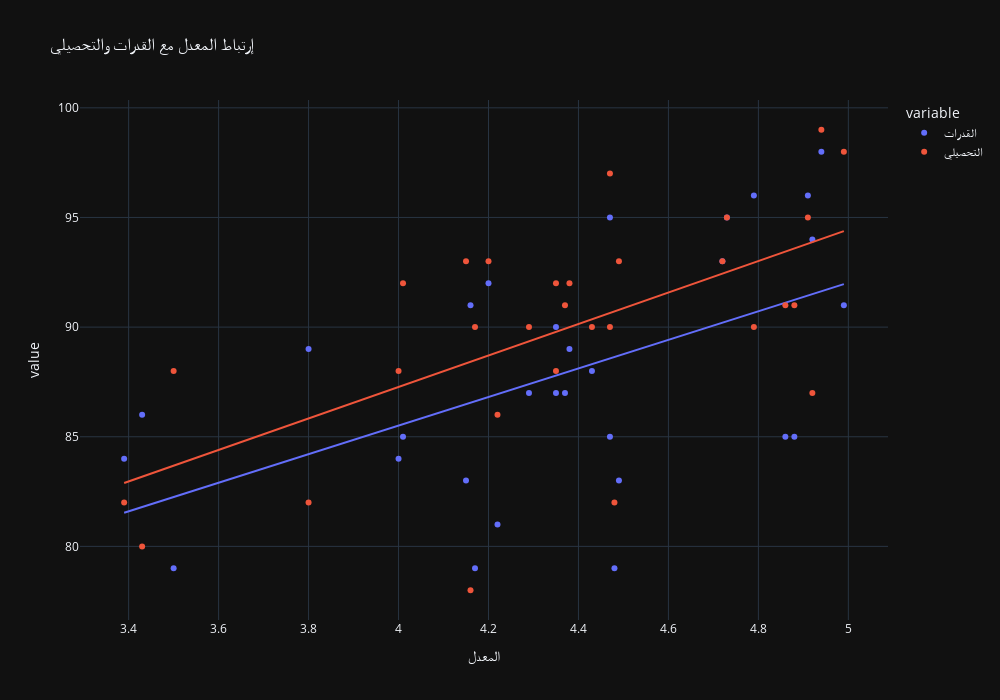

Source (notebook cell):
### Code cell
temp = df[["القدرات", "التحصيلي"]].copy()
temp.index = df["المعدل"]
px.scatter(temp, trendline="ols", width=1000, height=700, title="إرتباط المعدل مع القدرات والتحصيلي")

### Figure 1 — Plotly figure (JSON) as saved in the notebook; plotly's stock layout.template omitted (floating-point values rounded to 4 significant figures)
{"data": [{"hovertemplate": "variable=القدرات<br>المعدل=%{x}<br>value=%{y}<extra></extra>", "legendgroup": "القدرات", "marker": {"color": "#636efa", "symbol": "circle"}, "mode": "markers", "name": "القدرات", "orientation": "v", "showlegend": true, "type": "scatter", "x": [4.88, 4.99, 4.73, 4.91, 3.5, 4.38, 4.79, 4.35, 4.48, 4.2, 4.16, 4.37, 4.72, 3.39, 4.15, 3.8, 4.47, 4.43, 4.22, 4.29, 4.35, 3.43, 4.47, 4.49, 4.92, 4.17, 4.01, 4, 4.86, 4.94], "xaxis": "x", "y": [85, 91, 95, 96, 79, 89, 96, 87, 79, 92, 91, 87, 93, 84, 83, 89, 85, 88, 81, 87, 90, 86, 95, 83, 94, 79, 85, 84, 85, 98], "yaxis": "y"}, {"hovertemplate": "<b>OLS trendline</b><br>value = 6.51821 * المعدل + 59.4364<br>R<sup>2</sup>=0.285288<br><br>variable=القدرات<br>المعدل=%{x}<br>value=%{y} <b>(trend)</b><extra></extra>", "legendgroup": "القدرات", "marker": {"color": "#636efa", "symbol": "circle"}, "mode": "lines", "name": "القدرات", "showlegend": false, "type": "scatter", "x": [3.39, 3.43, 3.5, 3.8, 4, 4.01, 4.15, 4.16, 4.17, 4.2, 4.22, 4.29, 4.35, 4.35, 4.37, 4.38, 4.43, 4.47, 4.47, 4.48, 4.49, 4.72, 4.73, 4.79, 4.86, 4.88, 4.91, 4.92, 4.94, 4.99], "xaxis": "x", "y": [81.53, 81.79, 82.25, 84.21, 85.51, 85.57, 86.49, 86.55, 86.62, 86.81, 86.94, 87.4, 87.79, 87.79, 87.92, 87.99, 88.31, 88.57, 88.57, 88.64, 88.7, 90.2, 90.27, 90.66, 91.11, 91.25, 91.44, 91.51, 91.64, 91.96], "yaxis": "y"}, {"hovertemplate": "variable=التحصيلي<br>المعدل=%{x}<br>value=%{y}<extra></extra>", "legendgroup": "التحصيلي", "marker": {"color": "#EF553B", "symbol": "circle"}, "mode": "markers", "name": "التحصيلي", "orientation": "v", "showlegend": true, "type": "scatter", "x": [4.88, 4.99, 4.73, 4.91, 3.5, 4.38, 4.79, 4.35, 4.48, 4.2, 4.16, 4.37, 4.72, 3.39, 4.15, 3.8, 4.47, 4.43, 4.22, 4.29, 4.35, 3.43, 4.47, 4.49, 4.92, 4.17, 4.01, 4, 4.86, 4.94], "xaxis": "x", "y": [91, 98, 95, 95, 88, 92, 90, 88, 82, 93, 78, 91, 93, 82, 93, 82, 97, 90, 86, 90, 92, 80, 90, 93, 87, 90, 92, 88, 91, 99], "yaxis": "y"}, {"hovertemplate": "<b>OLS trendline</b><br>value = 7.18034 * المعدل + 58.5484<br>R<sup>2</sup>=0.380473<br><br>variable=التحصيلي<br>المعدل=%{x}<br>value=%{y} <b>(trend)</b><extra></extra>", "legendgroup": "التحصيلي", "marker": {"color": "#EF553B", "symbol": "circle"}, "mode": "lines", "name": "التحصيلي", "showlegend": false, "type": "scatter", "x": [3.39, 3.43, 3.5, 3.8, 4, 4.01, 4.15, 4.16, 4.17, 4.2, 4.22, 4.29, 4.35, 4.35, 4.37, 4.38, 4.43, 4.47, 4.47, 4.48, 4.49, 4.72, 4.73, 4.79, 4.86, 4.88, 4.91, 4.92, 4.94, 4.99], "xaxis": "x", "y": [82.89, 83.18, 83.68, 85.83, 87.27, 87.34, 88.35, 88.42, 88.49, 88.71, 88.85, 89.35, 89.78, 89.78, 89.93, 90.0, 90.36, 90.64, 90.64, 90.72, 90.79, 92.44, 92.51, 92.94, 93.44, 93.59, 93.8, 93.88, 94.02, 94.38], "yaxis": "y"}], "layout": {"height": 700, "legend": {"title": {"text": "variable"}, "tracegroupgap": 0}, "title": {"text": "إرتباط المعدل مع القدرات والتحصيلي"}, "width": 1000, "xaxis": {"anchor": "y", "domain": [0, 1], "title": {"text": "المعدل"}}, "yaxis": {"anchor": "x", "domain": [0, 1], "title": {"text": "value"}}}}
